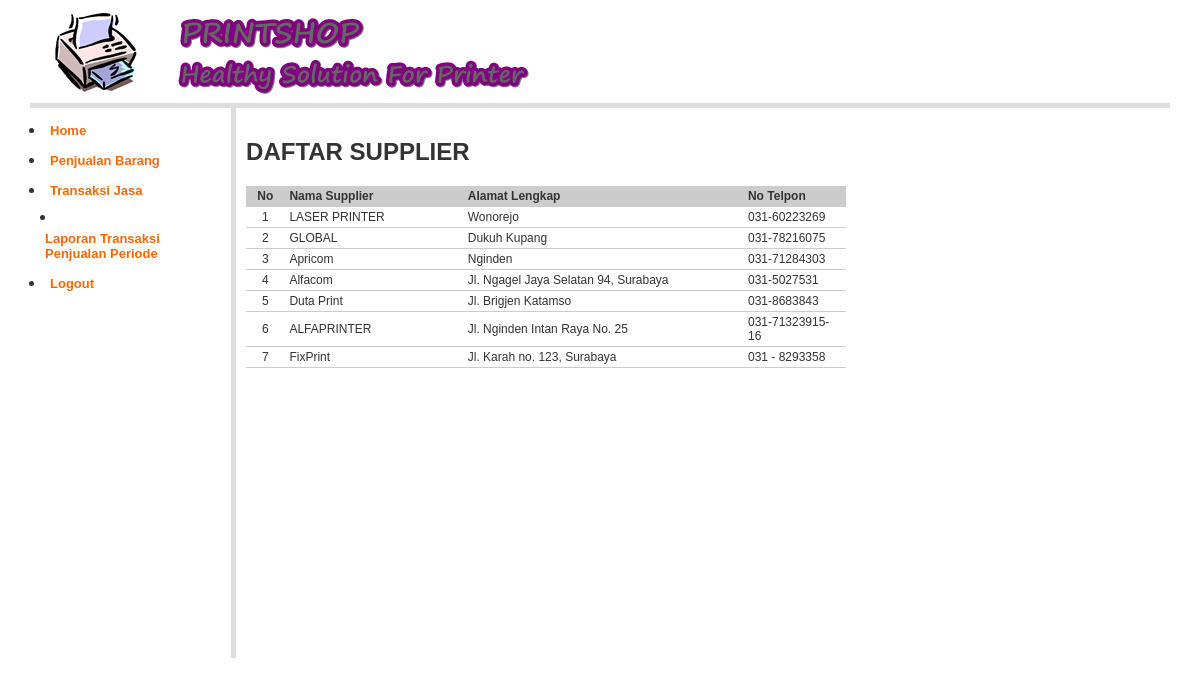
Screenshot of /?page=Daftar-Supplier (signed in) with the database file from the repository.
### tables this page shows
CREATE TABLE `supplier` (
  `kd_supplier` char(3) NOT NULL,
  `nm_supplier` varchar(50) NOT NULL,
  `alamat` varchar(50) NOT NULL,
  `telepon` varchar(20) NOT NULL,
  PRIMARY KEY (`kd_supplier`)
);

### daftar_supplier.php (the view, shortened to what this page needs)
<h2> DAFTAR SUPPLIER </h2>
<table class="table-list" width="600" border="0" cellspacing="1" cellpadding="2">
  <tr>
    <td width="29" align="center" bgcolor="#CCCCCC"><b>No</b></td>
    <td width="173" bgcolor="#CCCCCC"><b>Nama Supplier </b></td>
    <td width="282" bgcolor="#CCCCCC"><b>Alamat Lengkap </b> </td>
    <td width="95" bgcolor="#CCCCCC"><strong>No Telpon </strong></td>
  </tr>
<?php
	$supplierSql = "SELECT * FROM supplier ORDER BY kd_supplier ASC";
	$supplierQry = mysql_query($supplierSql, $koneksidb)  or die ("Query supplier salah : ".mysql_error());
	$nomor  = 0;
	while ($supplierRow = mysql_fetch_array($supplierQry)) {
	$nomor++;
?>
  <tr>
    <td align="center"><?php echo $nomor; ?></td>
    <td><?php echo $supplierRow['nm_supplier']; ?></td>
    <td><?php echo $supplierRow['alamat']; ?></td>
    <td><?php echo $supplierRow['telepon']; ?></td>
  </tr>
  <?php } ?>
</table>

### styles/style.css (style rules this page uses)
body { margin:0px auto 0px; padding:3px; font-family:"Arial"; font-size:12px; color:#333; width:95%; background-position:top; background-color:#fff; }
.table-main td { color: #333; border-collapse: collapse; vertical-align: center; padding: 0px; border:none; }
.table-list { clear: both; text-align: left; border-collapse: collapse; margin: 0px 0px 10px 0px; background:#fff; }
.table-list td { color: #333; font-size:12px; border-color: #fff; border-collapse: collapse; vertical-align: center; padding: 3px 5px; border-bottom:1px #CCCCCC solid; }

### rows the page displays
supplier: nm_supplier "LASER PRINTER", alamat "Wonorejo", telepon "031-60223269"
supplier: nm_supplier "GLOBAL", alamat "Dukuh Kupang", telepon "031-78216075"
supplier: nm_supplier "Apricom", alamat "Nginden", telepon "031-71284303"
supplier: nm_supplier "Alfacom", alamat "Jl. Ngagel Jaya Selatan 94, Surabaya", telepon "031-5027531"
supplier: nm_supplier "Duta Print", alamat "Jl. Brigjen Katamso", telepon "031-8683843"
supplier: nm_supplier "ALFAPRINTER", alamat "Jl. Nginden Intan Raya No. 25", telepon "031-71323915-16"
supplier: nm_supplier "FixPrint", alamat "Jl. Karah no. 123, Surabaya", telepon "031 - 8293358"
